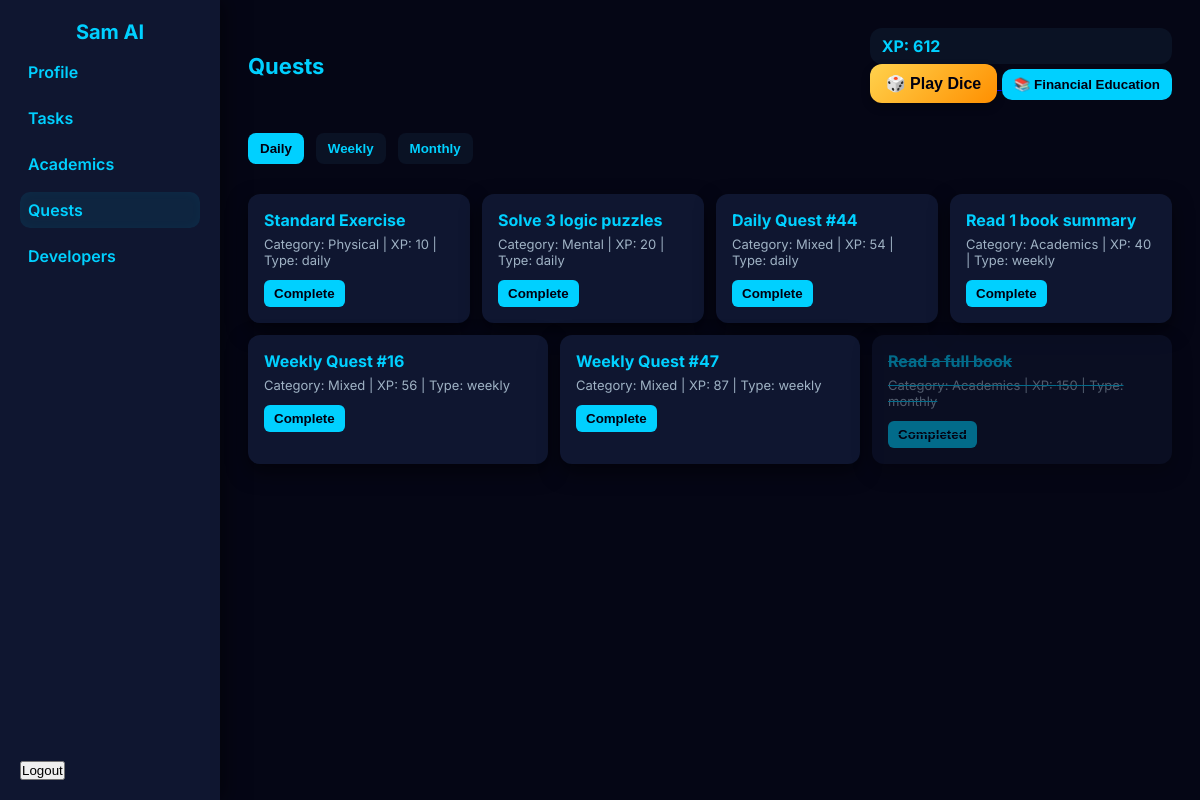
The app's page /quests (signed in) with its own data.
### app.py (models this page shows)
class User(db.Model, UserMixin):
    id = db.Column(db.Integer, primary_key=True)
    username = db.Column(db.String(100), nullable=False, unique=True)
    password = db.Column(db.String(200), nullable=False)
    profile_pic = db.Column(db.String(200), nullable=True)
    quote = db.Column(db.String(300), nullable=False, default="Stay focused. Keep leveling up.")
    rank = db.Column(db.String(50), default="Bronze")
    level = db.Column(db.Integer, default=1)
    points = db.Column(db.Integer, default=0)
    strength = db.Column(db.Integer, default=50)
    health = db.Column(db.Integer, default=50)
    growth = db.Column(db.Integer, default=50)
    wisdom = db.Column(db.Integer, default=50)
    finance = db.Column(db.Integer, default=50)
    age = db.Column(db.Integer, nullable=True)
    height_cm = db.Column(db.Float, nullable=True)
    weight_kg = db.Column(db.Float, nullable=True)
    fitness_level = db.Column(db.String(50), default="Beginner")
    last_daily_quest = db.Column(db.DateTime, default=None)
    last_weekly_quest = db.Column(db.DateTime, default=None)
    last_monthly_quest = db.Column(db.DateTime, default=None)

class Quest(db.Model):
    id = db.Column(db.Integer, primary_key=True)
    user_id = db.Column(db.Integer, db.ForeignKey("user.id"), nullable=False)
    title = db.Column(db.String(255), nullable=False)
    category = db.Column(db.String(50), nullable=False)
    type = db.Column(db.String(50), nullable=False)  # daily/weekly/monthly
    difficulty = db.Column(db.String(50), nullable=False)
    xp = db.Column(db.Integer, default=10)
    completed = db.Column(db.Boolean, default=False)
    created_at = db.Column(db.DateTime, default=datetime.utcnow)

### app.py (the view)
@app.route("/quests")
@login_required
def quests_page():
    generate_quests_for_user(current_user.id)
    all_quests = get_user_quests(current_user.id)
    return render_template("dashboard/quests.html", quests=all_quests, user=current_user)

### app.py (called while the page is built, shortened)
@login_manager.user_loader
def load_user(user_id):
    return User.query.get(int(user_id))

def generate_quests_for_user(user_id, db_session=db, UserModel=User, QuestModel=Quest):
    user = db_session.session.get(UserModel, user_id) if hasattr(db_session, "session") else UserModel.query.get(user_id)
    if not user:
        return
    now = datetime.utcnow()
    periods = {
        "daily": (user.last_daily_quest, REGEN["daily"]),
        "weekly": (user.last_weekly_quest, REGEN["weekly"]),
        "monthly": (user.last_monthly_quest, REGEN["monthly"]),
    }
    for period, (last_time, regen_seconds) in periods.items():
        needs = False
        if not last_time:
            needs = True
        else:
            elapsed = (now - last_time).total_seconds()
            if elapsed >= regen_seconds:
                needs = True
        if not needs:
            continue
    db.session.commit()

def get_user_quests(user_id, period=None, QuestModel=Quest):
    q = QuestModel.query.filter_by(user_id=user_id)
    if period:
        q = q.filter_by(type=period)
    return q.order_by(QuestModel.created_at.desc()).all()

### templates/dashboard/quests.html (shortened to what this page needs)
<!DOCTYPE html>
<html lang="en">
<head>
</head>
<body>
  <div class="sidebar">
    <div>
      <div class="logo">Sam AI</div>
      <nav class="nav">
        <a href="{{ url_for('profile') }}">Profile</a>
        <a href="{{ url_for('tasks_page') }}">Tasks</a>
        <a href="{{ url_for('academics') }}">Academics</a>
        <a href="{{ url_for('quests_page') }}" class="active">Quests</a>
        <a href="{{ url_for('developers') }}">Developers</a>
      </nav>
    </div>
    <div>
      <form action="{{ url_for('logout') }}" method="post">
        <button type="submit">Logout</button>
      </form>
    </div>
  </div>
  <div class="main">
    <div class="header-row">
      <h1>Quests</h1>
      <div class="top-controls">
        <div class="points-badge">XP: <span id="points-display">{{ user.points or 0 }}</span></div>
      <a href="{{ url_for('dice') }}">
  <button type="button" id="playDiceBtn">🎲 Play Dice</button>
</a>
        <button class="btn" id="startFinancialCourse">📚 Financial Education</button>
      </div>
    </div>
    <div class="quest-tabs">
      <button class="active" data-type="daily">Daily</button>
      <button data-type="weekly">Weekly</button>
      <button data-type="monthly">Monthly</button>
    </div>
    <div class="quests-board" id="questsBoard">
      {% for quest in quests %}
      <div class="quest-card {% if quest['completed'] %}completed{% endif %}" id="quest-{{ quest['id'] }}">
        <h3>{{ quest['title'] }}</h3>
        <p>Category: {{ quest['category'] }} | XP: {{ quest['xp'] }} | Type: {{ quest['type'] }}</p>
        <div class="quest-controls">
          <button class="complete-quest-btn" data-quest-id="{{ quest['id'] }}" {% if quest['completed'] %}disabled{% endif %}>
            {% if quest['completed'] %}Completed{% else %}Complete{% endif %}
          </button>
        </div>
      </div>
      {% endfor %}
    </div>
  </div>
</body>
</html>

### templates/dashboard/quests.html (style rules this page uses)
:root { --bg: #050615; --panel: #0f1630; --card: #0a1224; --accent: #00d0ff; --muted: #9fb2c4; --alert: #ff8fa3; --font-primary: 'Inter', sans-serif; --radius-xl: 12px; }
* { box-sizing: border-box; margin:0; padding:0; }
body, html { height:100%; width:100%; font-family: var(--font-primary); background: var(--bg); color: var(--accent); display:flex; }
.sidebar { width:220px; background:var(--panel); padding:20px; display:flex; flex-direction:column; justify-content:space-between; gap:12px; box-shadow:4px 0 20px rgba(0,0,0,0.5); }
.logo { font-size:20px; font-weight:700; text-align:center; color:var(--accent); }
.nav { display:flex; flex-direction:column; gap:10px; margin-top:10px; }
.nav a { text-decoration:none; color:var(--accent); padding:8px; border-radius:10px; font-weight:600; }
.nav a.active { background:rgba(0,208,255,0.08); box-shadow:inset 0 0 12px rgba(0,208,255,0.03); }
.main { flex:1; padding:28px; display:flex; flex-direction:column; gap:18px; min-height:100vh; }
.header-row { display:flex; justify-content:space-between; align-items:center; gap:12px; flex-wrap:wrap; }
h1 { margin:0; color:var(--accent); font-size:22px; }
.points-badge { background:var(--card); padding:8px 12px; border-radius:12px; font-weight:700; color:var(--accent); }
.quest-tabs { display:flex; gap:12px; margin-top:12px; }
.quest-tabs button { padding:8px 12px; border:none; border-radius:8px; background:var(--card); color:var(--accent); cursor:pointer; font-weight:600; }
.quest-tabs button.active { background:var(--accent); color:#001; }
.quests-board { display:flex; flex-wrap:wrap; gap:12px; margin-top:12px; }
.quest-card { background:var(--panel); padding:16px; border-radius:var(--radius-xl); box-shadow:0 8px 20px rgba(0,0,0,0.5); display:flex; flex-direction:column; gap:6px; min-width:220px; flex:1 1 220px; }
.quest-card.completed { opacity:0.5; text-decoration:line-through; pointer-events:none; }
.quest-card h3 { margin:0; font-size:16px; color:var(--accent); }
.quest-card p { margin:0; font-size:13px; color:var(--muted); }
.quest-controls { display:flex; gap:6px; margin-top:6px; }
.quest-controls button { padding:6px 10px; border:none; border-radius:6px; font-weight:600; cursor:pointer; background:var(--accent); color:#001; }
.btn { padding:8px 12px; border-radius:10px; border:none; background:var(--accent); color:#001; cursor:pointer; font-weight:700; }
#playDiceBtn { padding: 10px 16px; font-size: 16px; font-weight: 700; border: none; border-radius: 12px; background: linear-gradient(135deg, #ffd24d, #ff8f00); color: #001; cursor: pointer; box-shadow: 0 4px 8px rgba(0,0,0,0.3); transition: transform 0.2s ease, box-shadow 0.2s ease, filter 0.2s ease; }

### records on screen
User: points "612"
Quest: title "Standard Exercise", category "Physical", xp "10", type "daily", completed "Complete"
Quest: title "Solve 3 logic puzzles", category "Mental", xp "20", type "daily", completed "Complete"
Quest: title "Daily Quest #44", category "Mixed", xp "54", type "daily", completed "Complete"
Quest: title "Read 1 book summary", category "Academics", xp "40", type "weekly", completed "Complete"
Quest: title "Weekly Quest #16", category "Mixed", xp "56", type "weekly", completed "Complete"
Quest: title "Weekly Quest #47", category "Mixed", xp "87", type "weekly", completed "Complete"
Quest: title "Read a full book", category "Academics", xp "150", type "monthly", completed "Completed"
